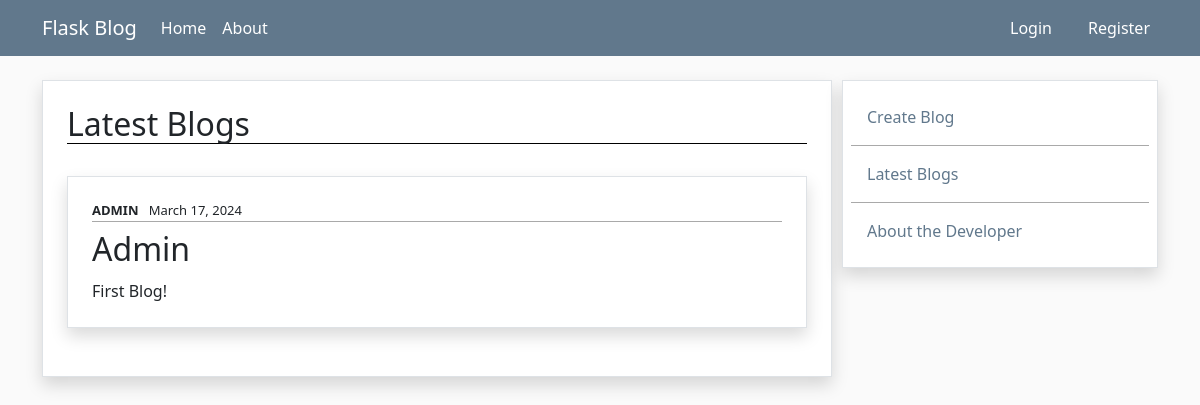
Before: /latest_blogs with the older database file.
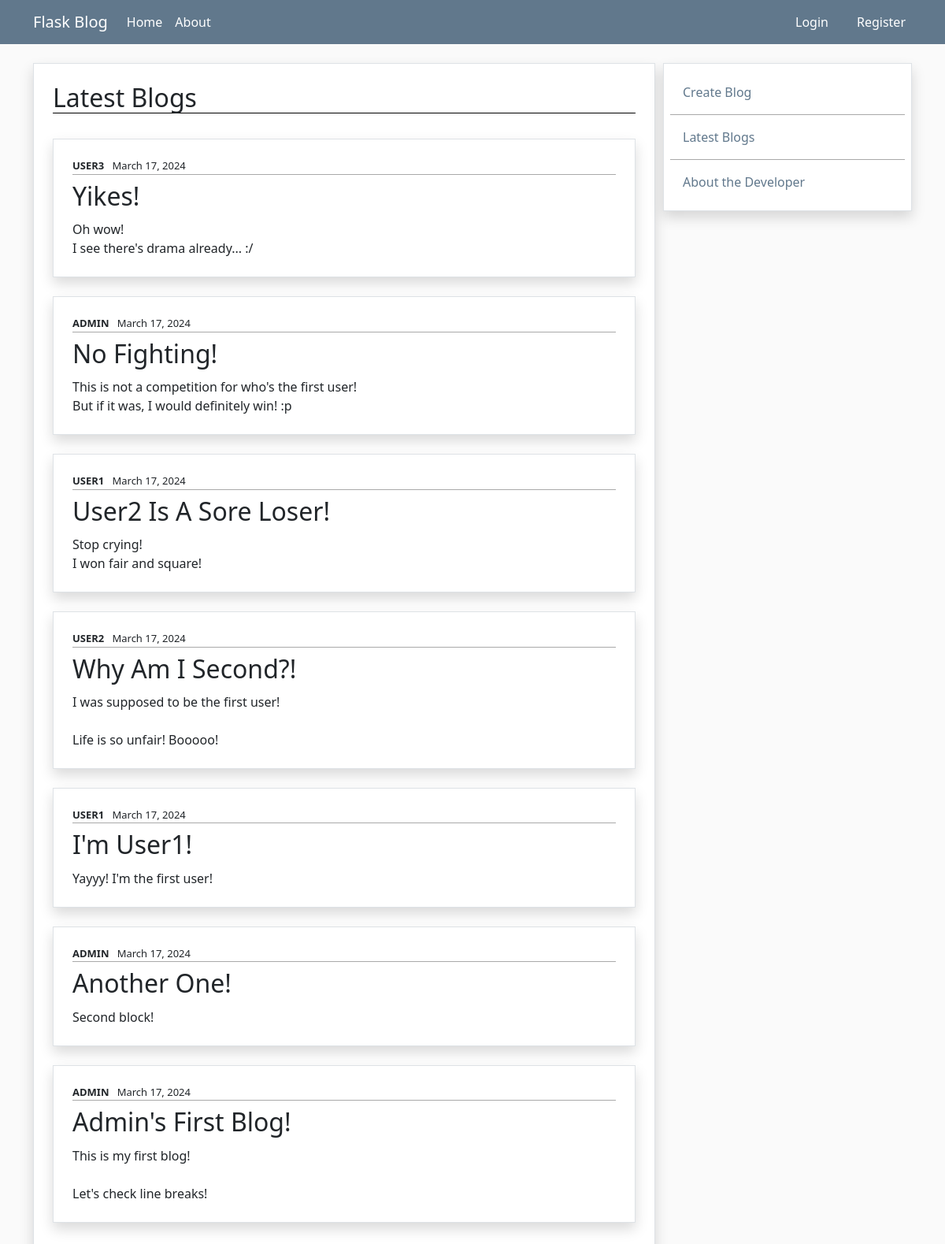
After: the same page with the newer database file.
### app.py (models this page shows, shortened)
class Users(db.Model, UserMixin):
    id = db.Column(db.Integer, primary_key=True)
    username = db.Column(db.String(100), nullable=False, unique=True)
    email = db.Column(db.String(100), nullable=False, unique=True)
    hashed_password = db.Column(db.String(500), nullable=False)
    date_added = db.Column(db.DateTime, default = datetime.now())
    blogs = db.relationship('Blogs', backref='author')
    @property
    def password(self):
        '''Make sure password cannot be accessed'''
        raise AttributeError('Password cannot be accessed!')

class Blogs(db.Model):
    id = db.Column(db.Integer, primary_key=True)
    blog_title = db.Column(db.String(100), nullable=False)
    blog_content = db.Column(db.Text, nullable=False)
    date_posted = db.Column(db.DateTime, default=datetime.now())
    author_id = db.Column(db.Integer, db.ForeignKey('users.id'))

### app.py (the view)
@app.route("/latest_blogs")
def latest_blogs():
    blogs = Blogs.query.order_by(desc(Blogs.id))
    users_with_blogs = Users.query.filter(Users.blogs.any()).all()
    return render_template("latest_blogs.html", blogs=blogs, users_with_blogs=users_with_blogs)

### templates/latest_blogs.html (shortened to what this page needs)
{% extends 'base.html' %}
{% block content %}
    <div class="border container shadow p-4" style="background-color: white;">
            <h2 style="border-bottom: 1px solid black;">Latest Blogs</h2>
                <br/>
                {% for blog in blogs %}
                    <div class="border container shadow p-4" style="background-color: white;">
                            {% set author = None %}
                            {% for user in users_with_blogs %}
                                {% if user.id == blog.author_id %}
                                    {% set author = user.username %}
                                    <div style= "font-size: small; border-bottom: 1px solid darkgray;">
                                            <strong style="text-transform: uppercase;">{{ author }}</strong>&nbsp;&nbsp;
                                            {{ blog.date_posted.strftime('%B %d, %Y') }}
                                    </div>
                                    {% set break_loop = true %}
                                {% endif %}
                            {% endfor %}
                                <div style="margin-top: 8px;">
                                    <h2 style="margin-bottom: 0; padding-bottom: 0; text-transform: capitalize;"> {{ blog.blog_title }} </h2>
                                </div>
                                <div style="white-space: pre-line; margin-top: -13px;">
                                    {{ blog.blog_content.strip() | safe }}
                                </div>
                    </div>
                    <br/>
                {% endfor %}
            </div>
            <br/>
            <br/>
{% endblock %}

Changed rows visible on the page:
added Blogs: date_posted "March 17, 2024", blog_title "Yikes!", blog_content.strip "Oh wow! I see there's drama already... :/"
added Users: username "USER3", shown under "Yikes!"
added Blogs: date_posted "March 17, 2024", blog_title "No Fighting!", blog_content.strip "This is not a competition for who's the first user! But if it was, I would definitely win! :p", Users (username "ADMIN")
added Blogs: date_posted "March 17, 2024", blog_title "User2 Is A Sore Loser!", blog_content.strip "Stop crying! I won fair and square!"
added Users: username "USER1"
added Blogs: date_posted "March 17, 2024", blog_title "Why Am I Second?!", blog_content.strip "I was supposed to be the first user! Life is so unfair! Booooo!"
added Users: username "USER2", shown under "Why Am I Second?!"
added Blogs: date_posted "March 17, 2024", blog_title "I'm User1!", blog_content.strip "Yayyy! I'm the first user!"
added Blogs: date_posted "March 17, 2024", blog_title "Another One!", blog_content.strip "Second block!", Users (username "ADMIN")
changed Blogs: blog_title "Admin" → "Admin's First Blog!"; blog_content.strip "First Blog!" → "This is my first blog! Let's check line breaks!"
